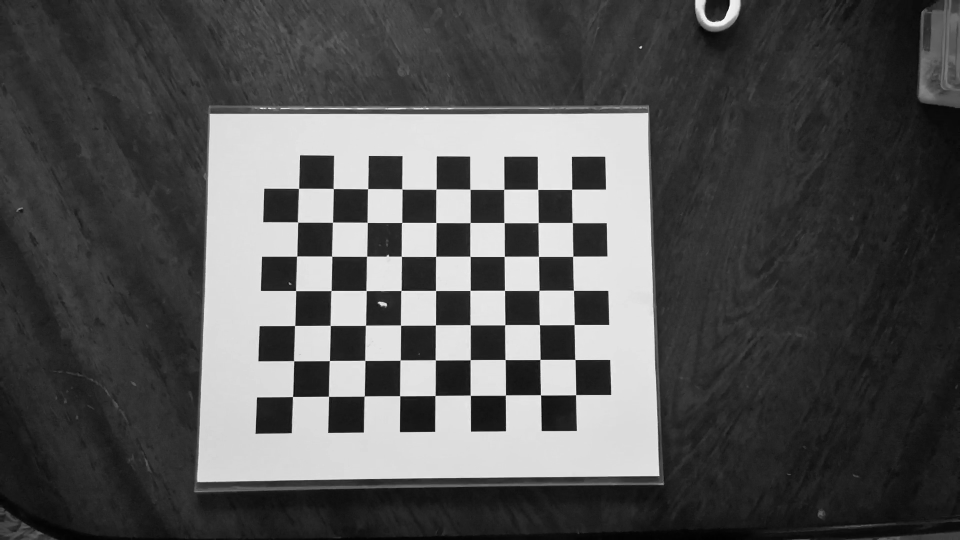
#> input picture calib_images/huawei/calib_img_0.png, 1920 x 1080 px (shown at 1/2 size)
$ python cv_calib.py
#> lines starting #> are read from the running program, lines starting #| are printed output that depends on the picture; after the words box and inside, x2 and y2 are one past the last pixel; in counts of white or black regions, pixels touching at a corner belong together
"""
cv_calib.py
"""

import os
import glob
import time
import yaml
import numpy as np
import cv2 as cv

# source
calib_vid = r"C:\Workspace\Git\camera-calibration-tools\calib_streams\p20_2cm.mp4"
calib_img = r"C:\Workspace\Git\camera-calibration-tools\calib_images"


# criteria
criteria = (cv.TERM_CRITERIA_EPS + cv.TERM_CRITERIA_MAX_ITER, 30, 0.001)


class CvCalibTools():
    """a class with plenty of tools for camera calibrations"""
    # [58 lines left out: functions calib_rec_images, calib_handpick_images, not called in this run]

    @staticmethod
    def calib_detect_chessboard(pathname=None, chessboard_size=(6, 8), square_size=20):
#> called with chessboard_size = (7, 9), square_size = 20
        images = glob.glob(os.path.join(pathname, '*.png'))

        # assign row and col as the inner corner dimension of the checkerboard, e.g., 6x8, 7x9, etc
        row = chessboard_size[0]
        col = chessboard_size[1]

        # allocate (row*col, 2) matrix which stores the coordinate of the checkerboard
        # in the real world size
        objp = np.zeros((row * col, 3), np.float32)
        objp[:, :2] = np.mgrid[0:col, 0:row].T.reshape(-1, 2) * square_size

        # print
        print('detecting %d number of calibration images' % len(images))

        # containers
        objpoints = []
        imgpoints = []

        # create window
        cv.namedWindow('Chessboard: Detection')

        samples = 0

        for fname in images:
            # read calib images and make sure they are coming in just one channel of color
            img = cv.imread(fname)
#> img is the input picture: shape (1080, 1920, 3); min 0, max 255, mean 83.4

            original = img.copy()
            grayed = cv.cvtColor(img, cv.COLOR_BGR2GRAY)

            ret, corners = cv.findChessboardCorners(grayed, (col, row), None)
#> ret = True; corners = 63 rows, first 8: [597.7, 377.2], [667.2, 377.8], [735.7, 377.8], [804.4, 378.4], [872.1, 379.3], [940.3, 378.9], [1007.8, 379.5], [1075.9, 379.1]

            if ret:
                # update object points
                objpoints.append(objp)

                # save corners
                corners2 = cv.cornerSubPix(grayed, corners, (11, 11), (-1, -1), criteria)
#> corners2 = 63 rows, first 8: [597.6, 377.2], [667.1, 377.5], [735.8, 377.8], [804.4, 378.4], [872.6, 378.7], [940.4, 379], [1008.2, 379.2], [1075.8, 379.3]

                # update image points
                imgpoints.append(corners2)

                # draw
                grayed = cv.drawChessboardCorners(original, (col, row), corners2, ret)
#> grayed: shape (1080, 1920, 3)

                # stack
                h_stack = np.hstack((img, grayed))
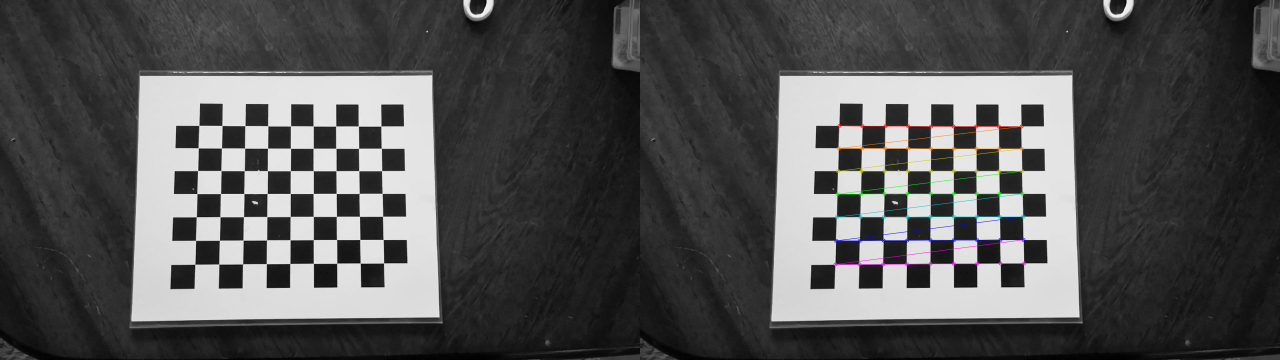
#> h_stack: shape (1080, 3840, 3) (shown at 1/3 size); mean B, G, R 83.3, 83.3, 83.3
                h_stack = cv.resize(h_stack, None, fx=0.4, fy=0.4)
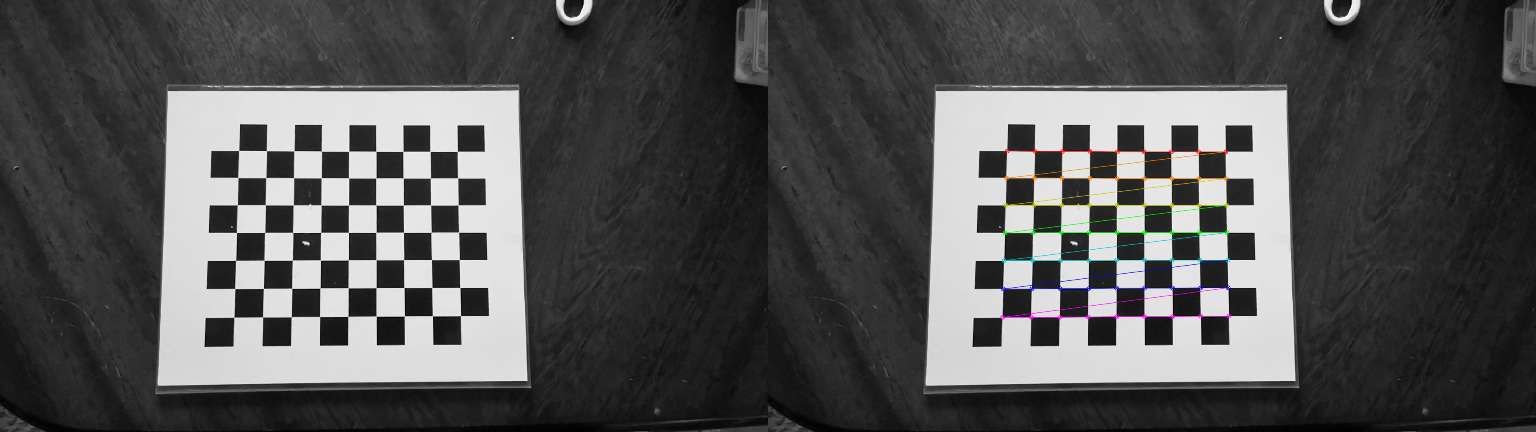
#> h_stack: shape (432, 1536, 3); mean B, G, R 83.2, 83.3, 83.3

                cv.putText(h_stack, 'Samples captured: %d' % samples, (0, 40), cv.FONT_HERSHEY_SIMPLEX, 1.0, (0, 255, 0), 2)
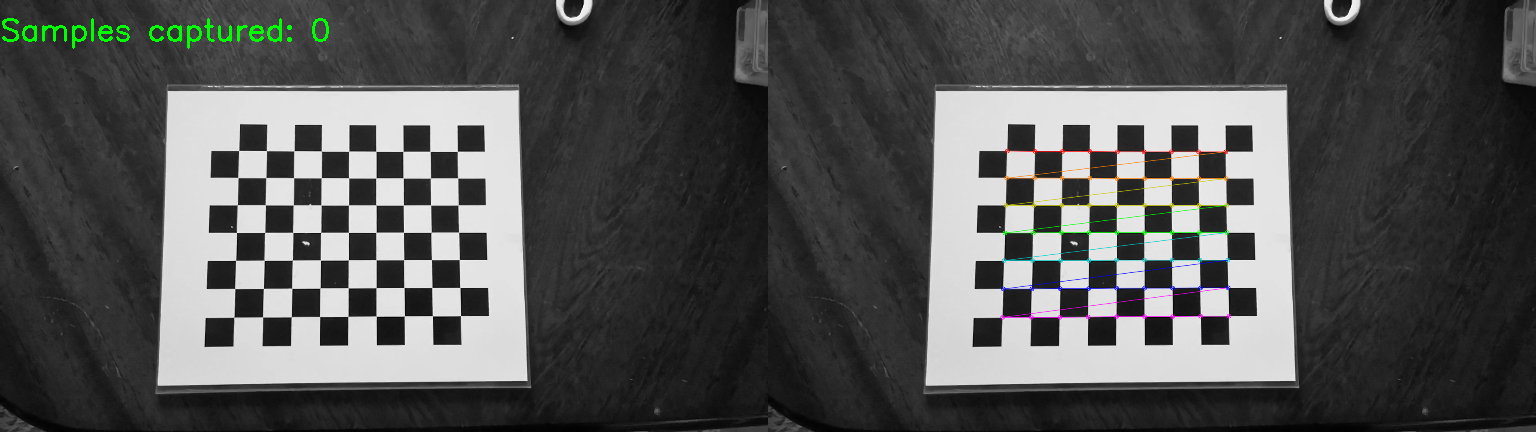
#> h_stack: shape (432, 1536, 3); 0.33% of pixels changed, all inside (x1, y1, x2, y2) = (2, 18, 329, 49)
                cv.imshow('Chessboard: Detection', h_stack)
                cv.waitKey(0)

                samples += 1
#> pass 2 of the loop in calib_detect_chessboard, `for fname in images:`:
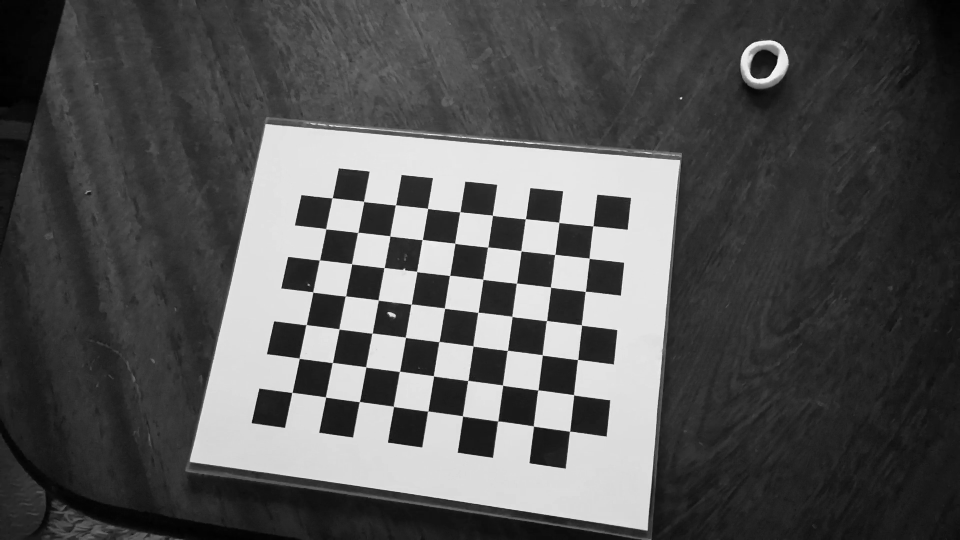
#> input picture calib_images/huawei/calib_img_1.png, 1920 x 1080 px (shown at 1/2 size)
#> in calib_detect_chessboard, img is the input picture: shape (1080, 1920, 3); min 0, max 255, mean 84.5
#> corners = 63 rows, first 8: [665.2, 396.1], [727.7, 403.2], [791.4, 410.1], [855.7, 417.5], [920, 423.9], [985.5, 431.7], [1051.6, 437.6], [1118.3, 445.4]
#> corners2 = 63 rows, first 8: [664.7, 396], [727.9, 403.3], [791.4, 410.2], [855.6, 417.2], [920.3, 424.1], [985.3, 431], [1051.2, 437.9], [1118.2, 445.1]
#> in calib_detect_chessboard, `cv.putText(h_stack, 'Samples captured: %d' % samples, (0, 40), cv.FONT..`:
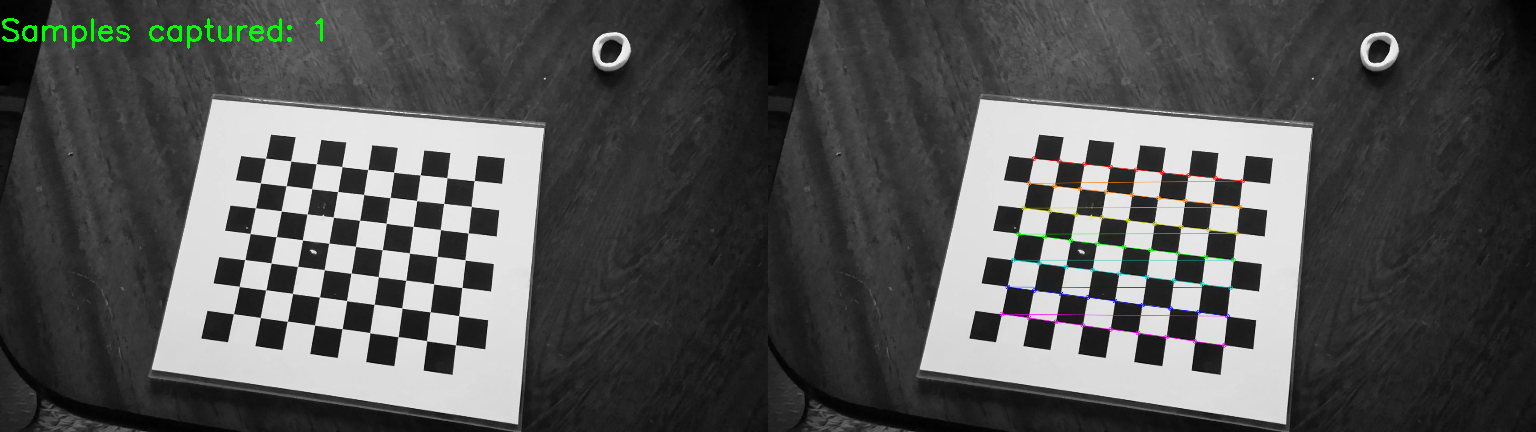
#> h_stack: shape (432, 1536, 3); mean B, G, R 84.2, 85, 84.2
#> pass 3 of the loop in calib_detect_chessboard, `for fname in images:`:
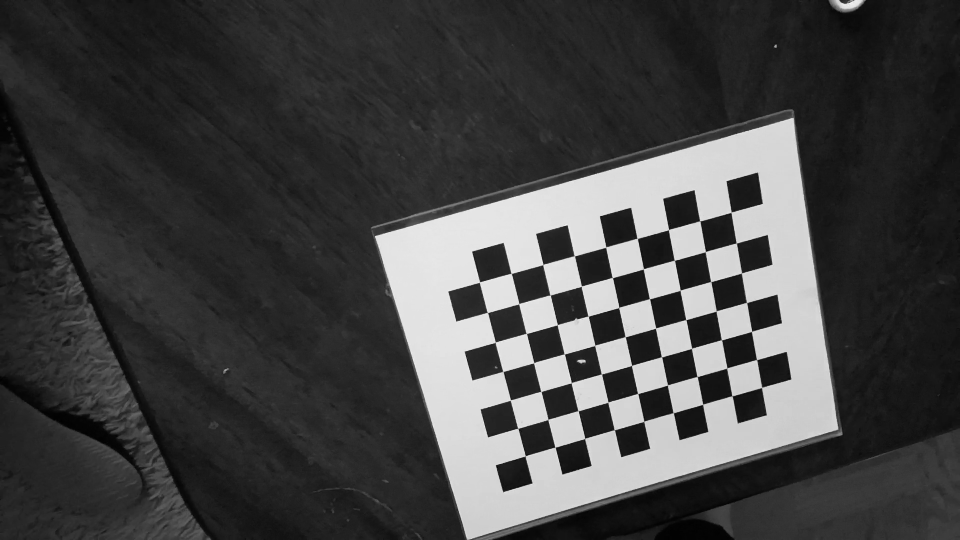
#> input picture calib_images/huawei/calib_img_10.png, 1920 x 1080 px (shown at 1/2 size)
#> in calib_detect_chessboard, img is the input picture: shape (1080, 1920, 3); min 0, max 255, mean 68.1
#> corners = 63 rows, first 8: [1523.7, 775.4], [1463.7, 791.5], [1405.8, 808.7], [1347.2, 826.1], [1287.9, 843.3], [1229, 860], [1169.8, 877.3], [1110.5, 894.8]
#> corners2 = 63 rows, first 8: [1523.7, 775.4], [1464.4, 792], [1405.8, 808.9], [1346.9, 826], [1288.2, 843], [1229.1, 859.9], [1169.9, 877.3], [1110.5, 894.9]
#> in calib_detect_chessboard, `cv.putText(h_stack, 'Samples captured: %d' % samples, (0, 40), cv.FONT..`:
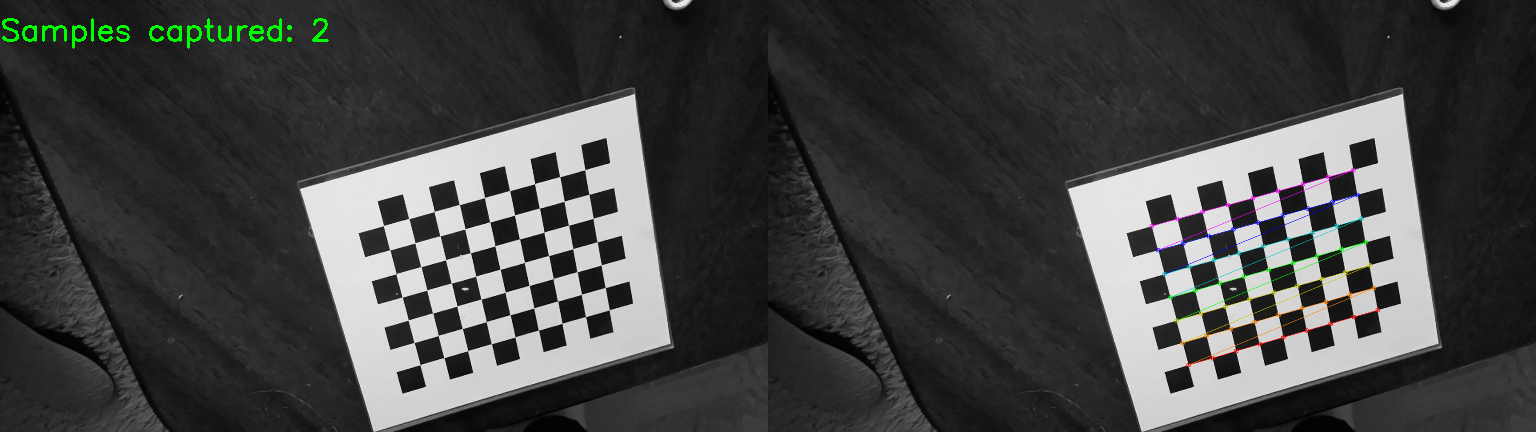
#> h_stack: shape (432, 1536, 3); mean B, G, R 67.8, 68.7, 67.9
#> the loop made 4 passes; the first 3 are shown

        # summary
        print('processed %d numbers of calibration images' % len(images))
        print('found %d-%d image-to-object correlations points' % (len(imgpoints), len(objpoints)))

        # destroy window
        cv.destroyAllWindows()

        # return
        return imgpoints, objpoints

    @staticmethod
    def calibrate_camera(pathname, image_points, object_points):
        images = glob.glob(os.path.join(pathname, '*.png'))

        # compute new optimal camera matrix
        init_img = cv.imread(images[0])

        # get shape (x, y) or (w, h)
        shape = init_img.shape[::-1][1:]
#> shape = (1920, 1080)

        # find the camera matrix
        lret, lmtx, ldist, lrvecs, ltvecs = cv.calibrateCamera(object_points, image_points, shape, None, None)

        # get optimal new camera matrix
        ncam_mtx, roi = cv.getOptimalNewCameraMatrix(lmtx, ldist, shape, 0, shape)

        # fname
        for fname in images:
            img = cv.imread(fname)

            # undistort
            undistorted = cv.undistort(img, lmtx, ldist, None, ncam_mtx)
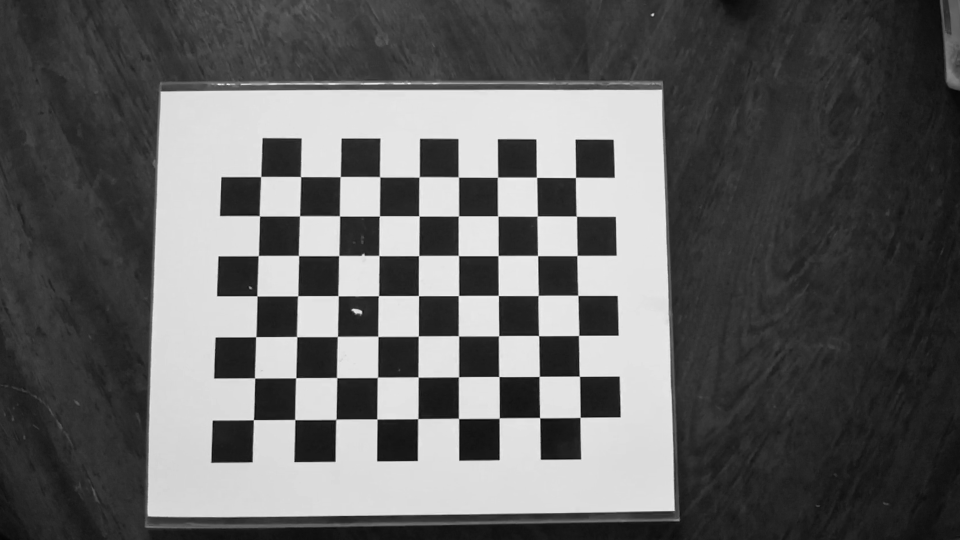
#> undistorted: shape (1080, 1920, 3) (shown at 1/2 size); min 0, max 254, mean 97.8

            # show
            concatimg_horizontal = np.concatenate((img, undistorted), axis=1)
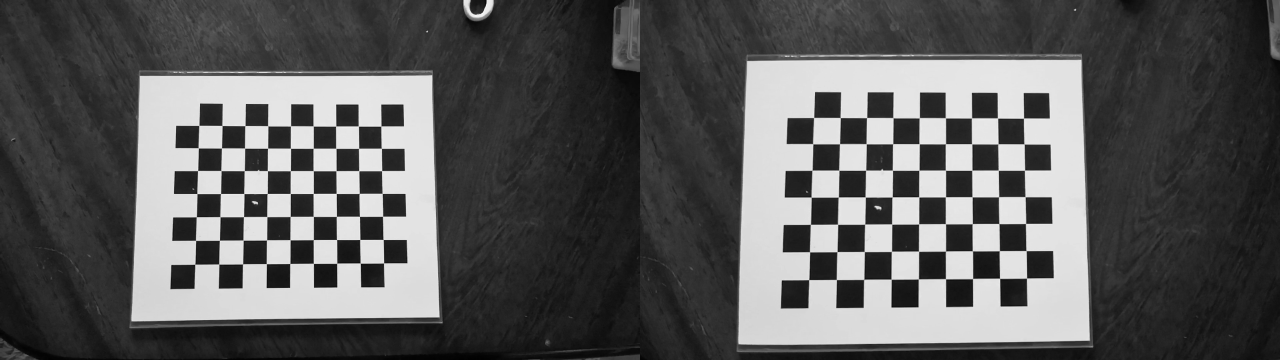
#> concatimg_horizontal: shape (1080, 3840, 3) (shown at 1/3 size); min 0, max 255, mean 90.6
            cv.imshow('Undistorted Images', cv.resize(concatimg_horizontal, None, fx=0.4, fy=0.4))
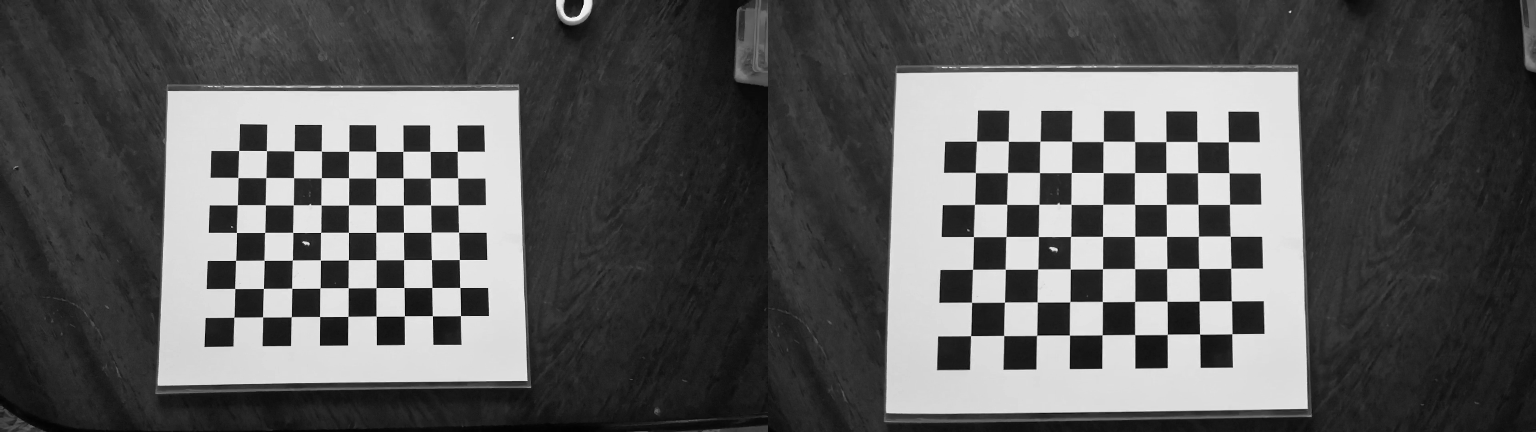
#> window 'Undistorted Images': shape (432, 1536, 3); min 1, max 252, mean 90.6
            cv.waitKey(0)
#> pass 2 of the loop in calibrate_camera, `for fname in images:`:
#> in calibrate_camera, `cv.imshow('Undistorted Images', cv.resize(concatimg_horizontal, None, ..`:
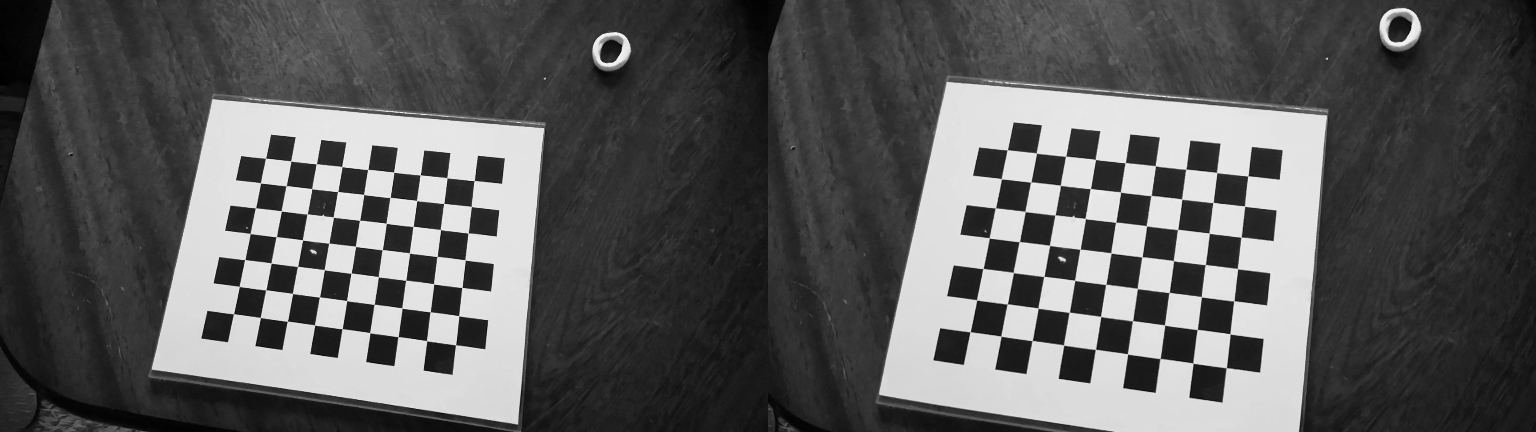
#> window 'Undistorted Images': shape (432, 1536, 3); min 1, max 251, mean 91.4
#> pass 3 of the loop in calibrate_camera, `for fname in images:`:
#> in calibrate_camera, `cv.imshow('Undistorted Images', cv.resize(concatimg_horizontal, None, ..`:
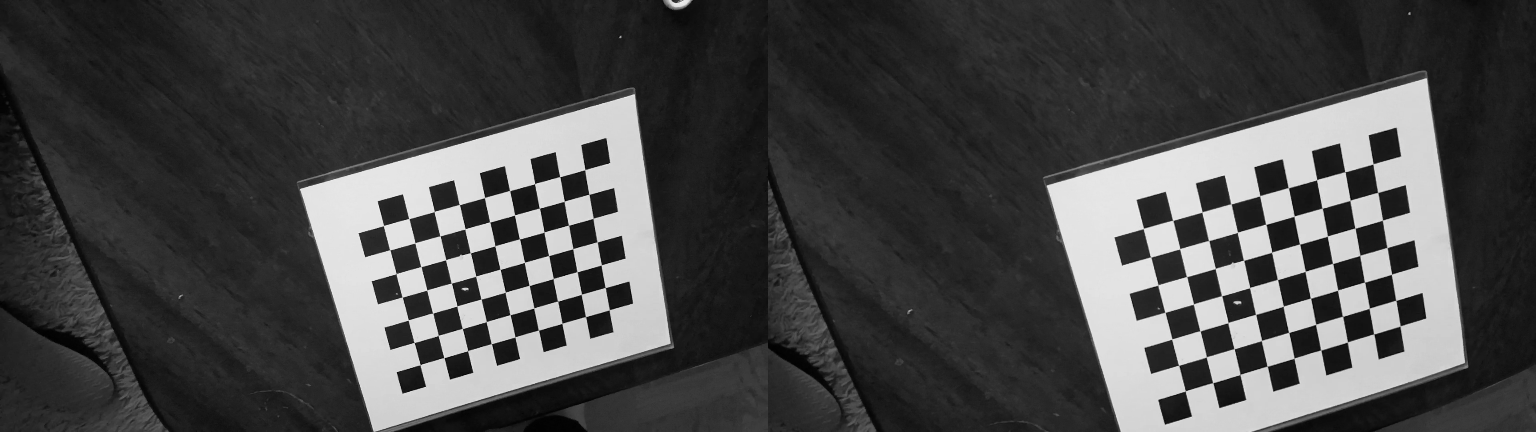
#> window 'Undistorted Images': shape (432, 1536, 3); min 0, max 241, mean 72.8
#> the loop made 4 passes; the first 3 are shown

        # save to a file
        dump_calib = {'camera_matrix': np.asarray(lmtx).tolist(),
                      'optimised_camera_matrix': np.asarray(ncam_mtx).tolist(),
                      'dist_coeff': np.asarray(ldist).tolist(),
                      'reprojection_err': lret}

        with open(os.path.join(pathname, 'calibration.yaml'), 'w') as f:
            yaml.dump(dump_calib, f)

        return True

    # [20 lines left out: functions read_calibration_data, read_png, not called in this run]


class Test():
    """test
    """

    @staticmethod
    def test_calib(src=calib_img):
        img, obj = CvCalibTools.calib_detect_chessboard(src, (7, 9))
        ret = CvCalibTools.calibrate_camera(src, img, obj)

    @staticmethod
    def test_select_images(src=calib_vid):
        CvCalibTools.calib_handpick_images(vidpath=src, imout=r'C:\Workspace\Git\camera-calibration-tools\calib_images\huawei')


if __name__ == '__main__':

    # Test.test_select_images()
    Test.test_calib(src=r"C:\Workspace\Git\camera-calibration-tools\calib_images\huawei")
